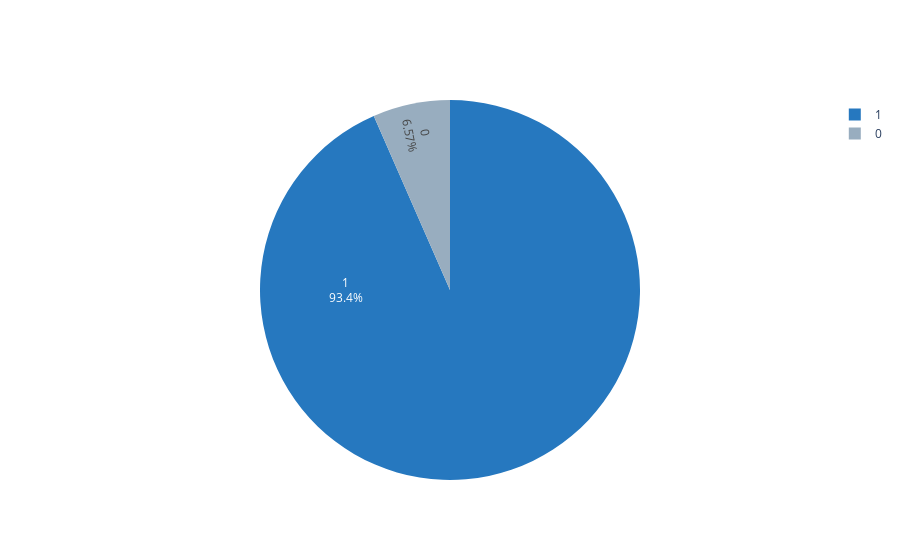

Write notebook code for a chart like this one.
### Markdown cell above
## b) Data visualizations:

### Code cell
labels = data1['Status'].value_counts()[:].index
values = data1['Status'].value_counts()[:].values
colors=['#2678bf', '#98adbf']
fig = go.Figure(data=[go.Pie(labels = labels, values=values, textinfo="label+percent",
                            insidetextorientation="radial", marker=dict(colors=colors))])
fig.show()

### Figure 1 — Plotly figure (JSON) as saved in the notebook; plotly's stock layout.template omitted (floating-point values rounded to 4 significant figures)
{"data": [{"insidetextorientation": "radial", "labels": [1, 0], "marker": {"colors": ["#2678bf", "#98adbf"]}, "textinfo": "label+percent", "type": "pie", "values": [128, 9]}], "layout": {}}
